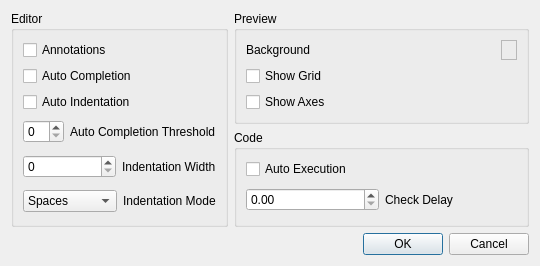
<?xml version="1.0" encoding="UTF-8"?>
<ui version="4.0">
 <class>PreferencesDialog</class>
 <widget class="QDialog" name="PreferencesDialog">
  <property name="geometry">
   <rect>
    <x>0</x>
    <y>0</y>
    <width>540</width>
    <height>266</height>
   </rect>
  </property>
  <property name="windowTitle">
   <string>Preferences</string>
  </property>
  <layout class="QGridLayout" name="gridLayout">
   <item row="0" column="0" rowspan="2">
    <widget class="QGroupBox" name="groupBox">
     <property name="title">
      <string>Editor</string>
     </property>
     <property name="flat">
      <bool>true</bool>
     </property>
     <property name="checkable">
      <bool>false</bool>
     </property>
     <layout class="QVBoxLayout" name="verticalLayout">
      <item>
       <widget class="QCheckBox" name="annotationsCheckBox">
        <property name="text">
         <string>Annotations</string>
        </property>
       </widget>
      </item>
      <item>
       <widget class="QCheckBox" name="autoCompletionCheckBox">
        <property name="text">
         <string>Auto Completion</string>
        </property>
       </widget>
      </item>
      <item>
       <widget class="QCheckBox" name="autoIndentCheckBox">
        <property name="text">
         <string>Auto Indentation</string>
        </property>
       </widget>
      </item>
      <item>
       <layout class="QHBoxLayout" name="horizontalLayout_3">
        <item>
         <widget class="QSpinBox" name="autoCompletionThresholdSpinBox"/>
        </item>
        <item>
         <widget class="QLabel" name="label_4">
          <property name="text">
           <string>Auto Completion Threshold</string>
          </property>
         </widget>
        </item>
       </layout>
      </item>
      <item>
       <layout class="QHBoxLayout" name="horizontalLayout">
        <item>
         <widget class="QSpinBox" name="indentWidthSpinBox"/>
        </item>
        <item>
         <widget class="QLabel" name="label">
          <property name="text">
           <string>Indentation Width</string>
          </property>
         </widget>
        </item>
       </layout>
      </item>
      <item>
       <layout class="QHBoxLayout" name="horizontalLayout_2">
        <item>
         <widget class="QComboBox" name="indentModeComboBox">
          <item>
           <property name="text">
            <string>Spaces</string>
           </property>
          </item>
          <item>
           <property name="text">
            <string>Tab</string>
           </property>
          </item>
         </widget>
        </item>
        <item>
         <widget class="QLabel" name="label_2">
          <property name="text">
           <string>Indentation Mode</string>
          </property>
         </widget>
        </item>
       </layout>
      </item>
     </layout>
    </widget>
   </item>
   <item row="0" column="1">
    <widget class="QGroupBox" name="groupBox_2">
     <property name="title">
      <string>Preview</string>
     </property>
     <property name="flat">
      <bool>true</bool>
     </property>
     <layout class="QVBoxLayout" name="verticalLayout_3">
      <item>
       <layout class="QHBoxLayout" name="horizontalLayout_5">
        <item>
         <widget class="QLabel" name="label_3">
          <property name="text">
           <string>Background</string>
          </property>
         </widget>
        </item>
        <item>
         <spacer name="horizontalSpacer">
          <property name="orientation">
           <enum>Qt::Horizontal</enum>
          </property>
          <property name="sizeHint" stdset="0">
           <size>
            <width>40</width>
            <height>20</height>
           </size>
          </property>
         </spacer>
        </item>
        <item>
         <widget class="QFrame" name="frame">
          <property name="minimumSize">
           <size>
            <width>16</width>
            <height>16</height>
           </size>
          </property>
          <property name="frameShape">
           <enum>QFrame::StyledPanel</enum>
          </property>
          <property name="frameShadow">
           <enum>QFrame::Raised</enum>
          </property>
         </widget>
        </item>
       </layout>
      </item>
      <item>
       <widget class="QCheckBox" name="checkBox">
        <property name="text">
         <string>Show Grid</string>
        </property>
       </widget>
      </item>
      <item>
       <widget class="QCheckBox" name="checkBox_2">
        <property name="text">
         <string>Show Axes</string>
        </property>
       </widget>
      </item>
     </layout>
    </widget>
   </item>
   <item row="1" column="1">
    <widget class="QGroupBox" name="groupBox_4">
     <property name="title">
      <string>Code</string>
     </property>
     <property name="flat">
      <bool>true</bool>
     </property>
     <layout class="QVBoxLayout" name="verticalLayout_2">
      <item>
       <widget class="QCheckBox" name="autoExecutionCheckBox">
        <property name="text">
         <string>Auto Execution</string>
        </property>
       </widget>
      </item>
      <item>
       <layout class="QHBoxLayout" name="horizontalLayout_4">
        <item>
         <widget class="QDoubleSpinBox" name="checkDelaySpinBox"/>
        </item>
        <item>
         <widget class="QLabel" name="label_5">
          <property name="text">
           <string>Check Delay</string>
          </property>
         </widget>
        </item>
       </layout>
      </item>
     </layout>
    </widget>
   </item>
   <item row="2" column="1">
    <widget class="QDialogButtonBox" name="buttonBox">
     <property name="standardButtons">
      <set>QDialogButtonBox::Cancel|QDialogButtonBox::Ok</set>
     </property>
    </widget>
   </item>
  </layout>
 </widget>
 <resources/>
 <connections/>
</ui>
